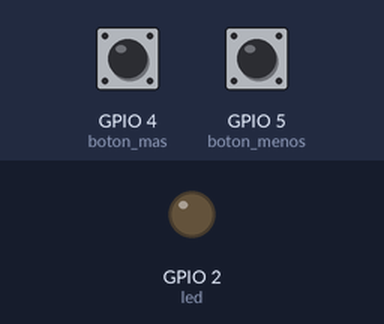
A program run on a simulated ESP32 board running MicroPython. Shown: output pins drawn as LEDs (lit = HIGH). The inputs (shaded band) are chosen by the test bench; at power-on: GPIO 4 (boton_mas) LOW, GPIO 5 (boton_menos) LOW. What the program prints to the serial console is not drawn.

Above: at 1.2 s.
1.3 s: GPIO 4 (boton_mas) pulled HIGH for 0.15 s
At 2.0 s:
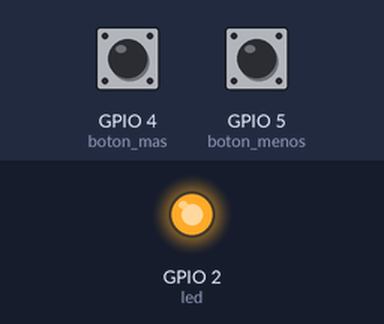
2.9 s: GPIO 5 (boton_menos) pulled HIGH for 0.15 s
At 3.4 s:
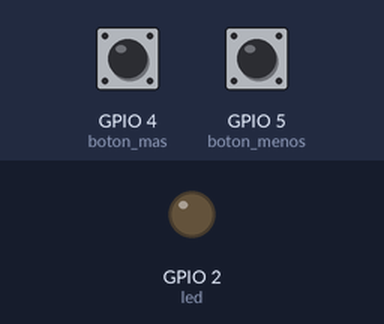
4.5 s: GPIO 4 (boton_mas) pulled HIGH for 1 s
At 5.9 s:
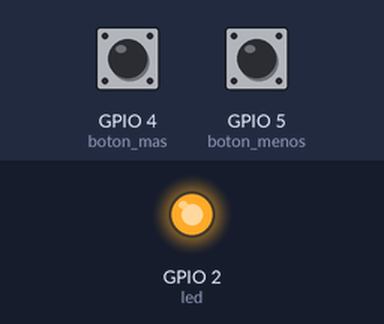
7.0 s: GPIO 5 (boton_menos) pulled HIGH for 1 s
At 7.9 s:
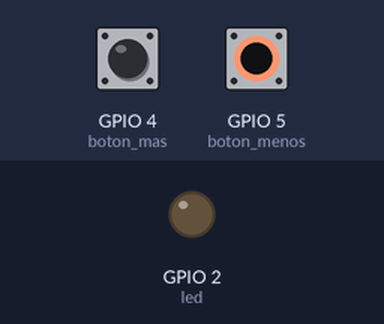
Timing chart, 0 to 10.0 s (numbered marks = the images above; inputs shaded):
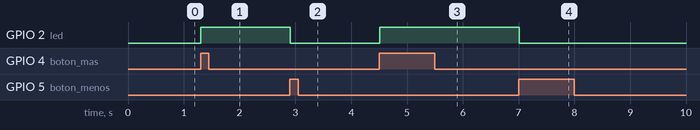

Measured:
- after the input at 1.3 s, GPIO 2 (led): LOW → HIGH at once
- after the input at 2.9 s, GPIO 2 (led): HIGH → LOW at once
- after the input at 4.5 s, GPIO 2 (led): LOW → HIGH at once
- after the input at 7.0 s, GPIO 2 (led): HIGH → LOW at once

The program:

main.py
```python
"""
Contador con Botones - ESP32
============================
Hardware: ESP32 DevKit V1
Componentes: 2 botones (aumentar/reiniciar), LED indicador
Conexionado: GPIO 2 -> LED, GPIO 4 -> Botón+, GPIO 5 -> BotónReset
Lenguaje: MicroPython
Lógica: Cuenta con un botón, reinicia con otro
"""

from machine import Pin
import time

# Configuración de pines
# LED indicador (GPIO 2 - LED integrado)
led = Pin(2, Pin.OUT)
led.value(0)

# Botón para incrementar (GPIO 4)
boton_mas = Pin(4, Pin.IN, Pin.PULL_DOWN)

# Botón para reiniciar (GPIO 5)
boton_menos = Pin(5, Pin.IN, Pin.PULL_DOWN)

# Contador
contador = 0
ultimo_estado_mas = 0
ultimo_estado_menos = 0


def mostrar_contador():
    """Muestra el contador actual"""
    print(f"Contador: {contador}")
    led.value(1 if contador > 0 else 0)


# Mensaje inicial
print("=" * 50)
print("Contador con Botones - ESP32")
print("GPIO 4 = +1, GPIO 5 = Reiniciar")
print("=" * 50)

# Bucle principal
while True:
    # Leer estados de los botones
    estado_mas = boton_mas.value()
    estado_menos = boton_menos.value()

    # Botón + (aumentar)
    if estado_mas == 1 and ultimo_estado_mas == 0:
        contador += 1
        if contador > 99:
            contador = 0
        mostrar_contador()
        print("➕ +1")

    # Botón - (reiniciar)
    if estado_menos == 1 and ultimo_estado_menos == 0:
        contador = 0
        mostrar_contador()
        print("🔄 REINICIADO")

    # Actualizar estados anteriores
    ultimo_estado_mas = estado_mas
    ultimo_estado_menos = estado_menos

    # Pequeña pausa para evitar rebotes
    time.sleep(0.05)
```
